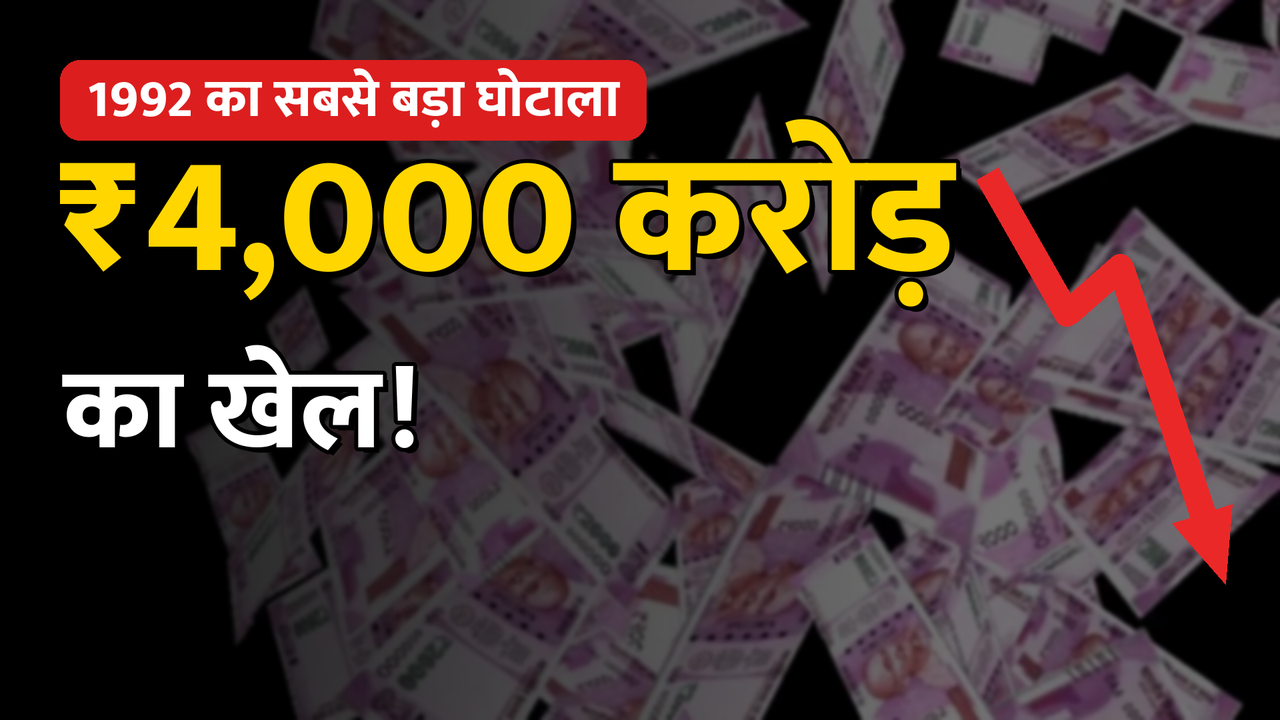
#> input picture 2026-11-27_harshad-mehta-thumb.png, 1280 x 720 px
$ python -i cover.py   (imports and definitions only)
#> lines starting #> are read from the running program, lines starting #| are printed output that depends on the picture
"""Reel / Short cover images (1080x1920, text kept inside the 3:4 profile-grid safe area y=240..1680).

python3 cover.py series  <bg_image> out.png "<series title>" "<day label>" "<subtitle>"
python3 cover.py story   <bg_image> out.png "<line 1>" "<line 2>" "<tag>"
"""
import os, sys
from PIL import Image, ImageDraw, ImageFont, ImageFilter, ImageEnhance

W, H = 1080, 1920
FD = os.path.expanduser("~/.fonts")
RQ = ImageFont.Layout.RAQM
SAFFRON, CREAM = (255, 153, 51), (255, 240, 214)


def F(name, size):
    return ImageFont.truetype(os.path.join(FD, name), size, layout_engine=RQ)


def base(bg_path):
#> called with bg_path = '../2026-11-27_harshad-mehta-thumb.png'
    im = Image.open(bg_path).convert("RGB")
#> im is the input picture: PIL image 1280x720 RGB; mean R, G, B 71.6, 52.6, 45.2
    sc = max(W / im.width, H / im.height)
#> sc = 2.67
    im = im.resize((int(im.width * sc) + 1, int(im.height * sc) + 1), Image.LANCZOS)
#> im: PIL image 3414x1921 RGB
    x, y = (im.width - W) // 2, max(0, (im.height - H) // 3)
#> x = 1167; y = 0
    im = im.crop((x, y, x + W, y + H))
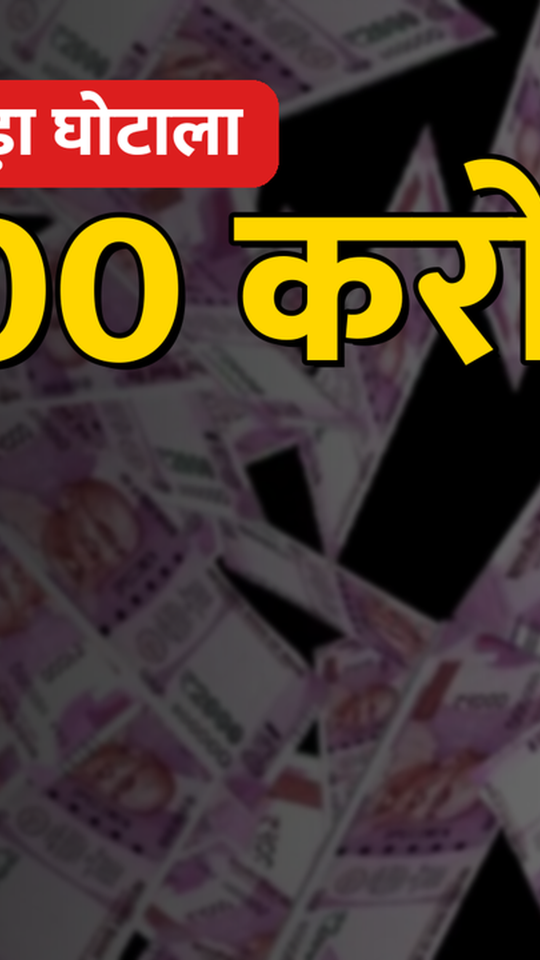
#> im: PIL image 1080x1920 RGB (shown at 1/2 size); mean R, G, B 77.7, 59.2, 47.3
    im = ImageEnhance.Contrast(im).enhance(1.08)
    # dark gradients top & bottom for text
    g = Image.new("L", (W, H), 0); d = ImageDraw.Draw(g)
#> after `g = Image.new('L', (W, H), 0)`: g: PIL image 1080x1920 L; every value is 0
    for yy in range(H):
        a = 0
        if yy < 700: a = int(200 * (1 - yy / 700) ** 1.4)
        if yy > 1050: a = max(a, int(235 * ((yy - 1050) / (H - 1050)) ** 1.1))
        d.line([(0, yy), (W, yy)], fill=a)
    return Image.composite(Image.new("RGB", (W, H), (8, 6, 4)), im, g)
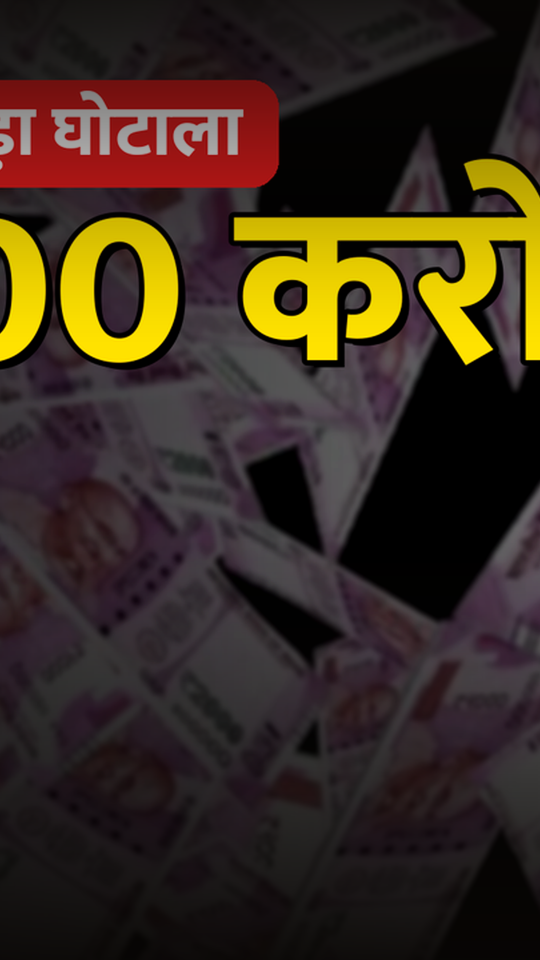
#> returned value: PIL image 1080x1920 RGB (shown at 1/2 size); mean R, G, B 57, 43.8, 30.6


def shadow_text(d, xy, text, font, fill, anchor="mm", stroke=6):
    d.text((xy[0] + 5, xy[1] + 6), text, font=font, fill=(0, 0, 0), anchor=anchor, stroke_width=stroke, stroke_fill=(0, 0, 0))
    d.text(xy, text, font=font, fill=fill, anchor=anchor, stroke_width=stroke, stroke_fill=(20, 8, 0))


def series(bg, out, title, day, sub):
    im = base(bg); d = ImageDraw.Draw(im)
    shadow_text(d, (W // 2, 215), title, F("Mukta-ExtraBold.ttf", 118), SAFFRON)
    # day badge
    bf = F("Mukta-ExtraBold.ttf", 120); tw = d.textlength(day, font=bf)
    bx0, by0 = W / 2 - tw / 2 - 60, 1290
    d.rounded_rectangle([bx0, by0, W / 2 + tw / 2 + 60, by0 + 190], radius=40, fill=SAFFRON, outline=(255, 230, 180), width=6)
    d.text((W / 2, by0 + 92), day, font=bf, fill=(45, 15, 0), anchor="mm")
    shadow_text(d, (W // 2, 1560), sub, F("Mukta-Bold.ttf", 60), CREAM, stroke=4)
    d.text((W // 2, 1650), "EVOLVE UNFILTERED", font=F("Mukta-Bold.ttf", 38), fill=(230, 200, 160), anchor="mm")
    im.save(out)


def story(bg, out, l1, l2, tag):
    im = base(bg); d = ImageDraw.Draw(im)
    tf = F("Mukta-ExtraBold.ttf", 52); tw = d.textlength(tag, font=tf)
    d.rounded_rectangle([W / 2 - tw / 2 - 36, 270, W / 2 + tw / 2 + 36, 360], radius=45, fill=(200, 30, 30))
    d.text((W / 2, 314), tag, font=tf, fill="white", anchor="mm")
    shadow_text(d, (W // 2, 1310), l1, F("Mukta-ExtraBold.ttf", 120), (255, 214, 0))
    shadow_text(d, (W // 2, 1460), l2, F("Mukta-ExtraBold.ttf", 96), (255, 255, 255))
    d.text((W // 2, 1640), "EVOLVE UNFILTERED", font=F("Mukta-Bold.ttf", 38), fill=(230, 200, 160), anchor="mm")
    im.save(out)


# [3 lines not run here, left out]

>>> result = base('../2026-11-27_harshad-mehta-thumb.png')
